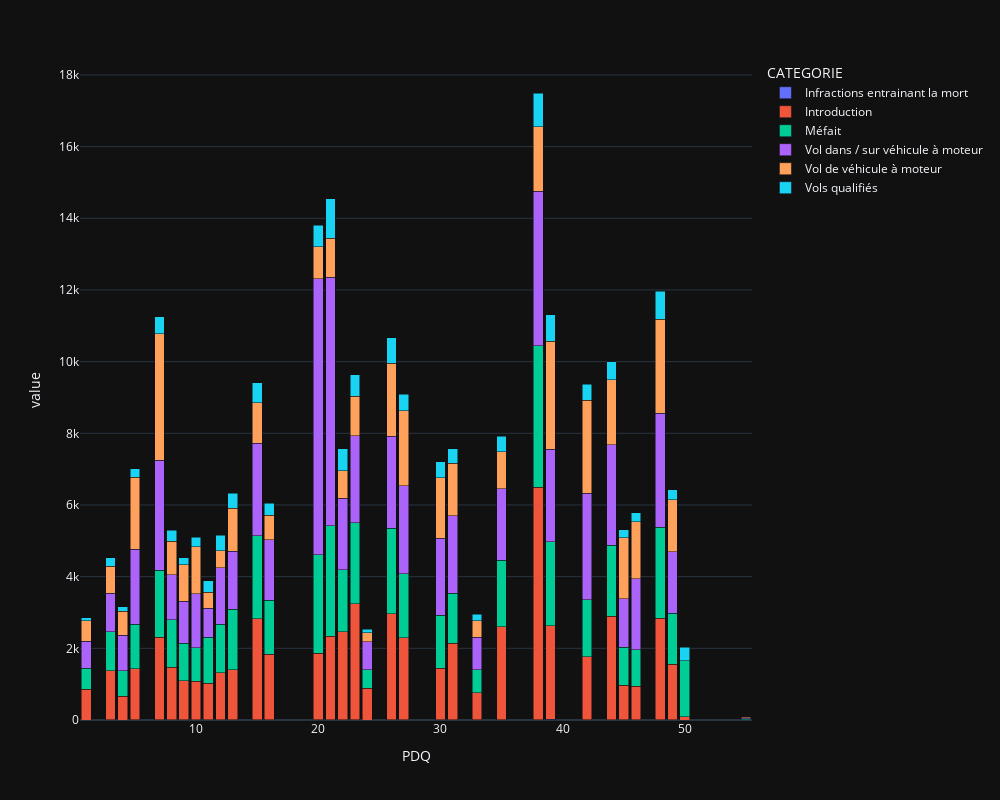

Notebook source saved alongside this figure:
### Code cell
# For each PDQ and each type of crime, I want to see the number of crimes that happened in that PDQ and that type of crime

# Use pandas pivot table to create a table with the number of crimes per PDQ and per crime type

crime_freq = df.pivot_table(index='PDQ', columns='CATEGORIE', values='DATE', aggfunc='count')

crime_freq = crime_freq.fillna(0)


# Create a stacked bar chart with plotly

fig = px.bar(crime_freq, barmode='stack', width=1000, height=800)

fig.show()

### Figure 1 — Plotly figure (JSON) as saved in the notebook; plotly's stock layout.template omitted (floating-point values rounded to 4 significant figures)
{"data": [{"alignmentgroup": "True", "hovertemplate": "CATEGORIE=Infractions entrainant la mort<br>PDQ=%{x}<br>value=%{y}<extra></extra>", "legendgroup": "Infractions entrainant la mort", "marker": {"color": "#636efa", "pattern": {"shape": ""}}, "name": "Infractions entrainant la mort", "offsetgroup": "Infractions entrainant la mort", "orientation": "v", "showlegend": true, "textposition": "auto", "type": "bar", "x": [1, 3, 4, 5, 7, 8, 9, 10, 11, 12, 13, 15, 16, 20, 21, 22, 23, 24, 26, 27, 30, 31, 33, 35, 38, 39, 42, 44, 45, 46, 48, 49, 50, 55], "xaxis": "x", "y": [0, 7, 0, 3, 6, 7, 7, 4, 4, 7, 14, 9, 6, 11, 14, 7, 8, 0, 9, 9, 8, 5, 2, 4, 14, 15, 9, 5, 7, 8, 10, 11, 0, 0], "yaxis": "y"}, {"alignmentgroup": "True", "hovertemplate": "CATEGORIE=Introduction<br>PDQ=%{x}<br>value=%{y}<extra></extra>", "legendgroup": "Introduction", "marker": {"color": "#EF553B", "pattern": {"shape": ""}}, "name": "Introduction", "offsetgroup": "Introduction", "orientation": "v", "showlegend": true, "textposition": "auto", "type": "bar", "x": [1, 3, 4, 5, 7, 8, 9, 10, 11, 12, 13, 15, 16, 20, 21, 22, 23, 24, 26, 27, 30, 31, 33, 35, 38, 39, 42, 44, 45, 46, 48, 49, 50, 55], "xaxis": "x", "y": [857, 1362, 662, 1423, 2297, 1468, 1088, 1082, 1018, 1316, 1388, 2822, 1824, 1855, 2329, 2449, 3236, 893, 2949, 2291, 1443, 2140, 756, 2597, 6474, 2611, 1763, 2892, 967, 939, 2832, 1540, 97, 6], "yaxis": "y"}, {"alignmentgroup": "True", "hovertemplate": "CATEGORIE=Méfait<br>PDQ=%{x}<br>value=%{y}<extra></extra>", "legendgroup": "Méfait", "marker": {"color": "#00cc96", "pattern": {"shape": ""}}, "name": "Méfait", "offsetgroup": "Méfait", "orientation": "v", "showlegend": true, "textposition": "auto", "type": "bar", "x": [1, 3, 4, 5, 7, 8, 9, 10, 11, 12, 13, 15, 16, 20, 21, 22, 23, 24, 26, 27, 30, 31, 33, 35, 38, 39, 42, 44, 45, 46, 48, 49, 50, 55], "xaxis": "x", "y": [583, 1100, 717, 1244, 1872, 1329, 1050, 932, 1285, 1346, 1682, 2315, 1508, 2752, 3078, 1742, 2261, 504, 2390, 1787, 1478, 1394, 646, 1851, 3951, 2343, 1590, 1980, 1051, 1018, 2536, 1424, 1552, 32], "yaxis": "y"}, {"alignmentgroup": "True", "hovertemplate": "CATEGORIE=Vol dans / sur véhicule à moteur<br>PDQ=%{x}<br>value=%{y}<extra></extra>", "legendgroup": "Vol dans / sur véhicule à moteur", "marker": {"color": "#ab63fa", "pattern": {"shape": ""}}, "name": "Vol dans / sur véhicule à moteur", "offsetgroup": "Vol dans / sur véhicule à moteur", "orientation": "v", "showlegend": true, "textposition": "auto", "type": "bar", "x": [1, 3, 4, 5, 7, 8, 9, 10, 11, 12, 13, 15, 16, 20, 21, 22, 23, 24, 26, 27, 30, 31, 33, 35, 38, 39, 42, 44, 45, 46, 48, 49, 50, 55], "xaxis": "x", "y": [752, 1074, 980, 2098, 3068, 1251, 1172, 1508, 813, 1579, 1619, 2581, 1698, 7689, 6932, 1989, 2423, 784, 2572, 2443, 2146, 2159, 900, 2006, 4315, 2593, 2962, 2805, 1352, 1973, 3175, 1716, 7, 24], "yaxis": "y"}, {"alignmentgroup": "True", "hovertemplate": "CATEGORIE=Vol de véhicule à moteur<br>PDQ=%{x}<br>value=%{y}<extra></extra>", "legendgroup": "Vol de véhicule à moteur", "marker": {"color": "#FFA15A", "pattern": {"shape": ""}}, "name": "Vol de véhicule à moteur", "offsetgroup": "Vol de véhicule à moteur", "orientation": "v", "showlegend": true, "textposition": "auto", "type": "bar", "x": [1, 3, 4, 5, 7, 8, 9, 10, 11, 12, 13, 15, 16, 20, 21, 22, 23, 24, 26, 27, 30, 31, 33, 35, 38, 39, 42, 44, 45, 46, 48, 49, 50, 55], "xaxis": "x", "y": [575, 754, 673, 2012, 3534, 937, 1009, 1306, 440, 468, 1200, 1119, 684, 899, 1085, 764, 1104, 259, 2040, 2097, 1691, 1470, 463, 1024, 1798, 3012, 2601, 1813, 1703, 1595, 2635, 1450, 0, 29], "yaxis": "y"}, {"alignmentgroup": "True", "hovertemplate": "CATEGORIE=Vols qualifiés<br>PDQ=%{x}<br>value=%{y}<extra></extra>", "legendgroup": "Vols qualifiés", "marker": {"color": "#19d3f3", "pattern": {"shape": ""}}, "name": "Vols qualifiés", "offsetgroup": "Vols qualifiés", "orientation": "v", "showlegend": true, "textposition": "auto", "type": "bar", "x": [1, 3, 4, 5, 7, 8, 9, 10, 11, 12, 13, 15, 16, 20, 21, 22, 23, 24, 26, 27, 30, 31, 33, 35, 38, 39, 42, 44, 45, 46, 48, 49, 50, 55], "xaxis": "x", "y": [83, 230, 131, 237, 473, 298, 203, 268, 330, 433, 419, 565, 330, 599, 1111, 613, 601, 92, 703, 456, 437, 404, 185, 438, 944, 730, 438, 500, 230, 246, 770, 286, 372, 1], "yaxis": "y"}], "layout": {"barmode": "stack", "height": 800, "legend": {"title": {"text": "CATEGORIE"}, "tracegroupgap": 0}, "margin": {"t": 60}, "width": 1000, "xaxis": {"anchor": "y", "domain": [0, 1], "title": {"text": "PDQ"}}, "yaxis": {"anchor": "x", "domain": [0, 1], "title": {"text": "value"}}}}
